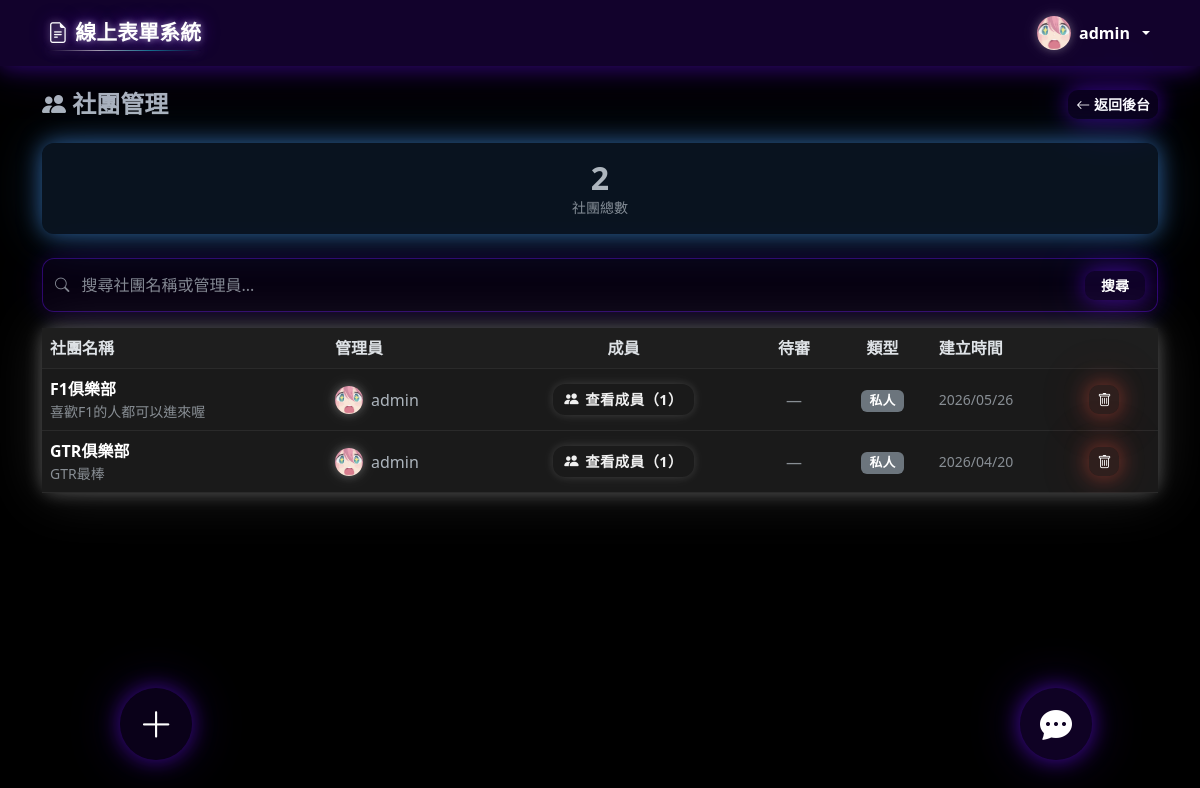
The app's page /admin/clubs.php (signed in) with its own data.
### tables this page shows
CREATE TABLE `users` (
  `id` int(11) NOT NULL AUTO_INCREMENT,
  `username` varchar(50) NOT NULL,
  `password` varchar(255) NOT NULL,
  `email` varchar(100) NOT NULL,
  `role` enum('admin','member') DEFAULT 'member',
  `group_id` int(11) DEFAULT NULL,
  `avatar` varchar(255) DEFAULT NULL,
  `profile_bg` varchar(255) DEFAULT NULL,
  `created_at` timestamp NOT NULL DEFAULT current_timestamp(),
  `bio` text DEFAULT NULL,
  `profile_bg_ratio` tinyint(4) NOT NULL DEFAULT 7,
  PRIMARY KEY (`id`),
  UNIQUE KEY `username` (`username`),
  UNIQUE KEY `email` (`email`),
  KEY `group_id` (`group_id`),
  CONSTRAINT `users_ibfk_1` FOREIGN KEY (`group_id`) REFERENCES `groups` (`id`) ON DELETE SET NULL
);

CREATE TABLE `clubs` (
  `id` int(11) NOT NULL AUTO_INCREMENT,
  `name` varchar(100) NOT NULL,
  `description` text DEFAULT NULL,
  `cover_image` varchar(255) DEFAULT NULL,
  `owner_id` int(11) NOT NULL,
  `is_public` tinyint(1) DEFAULT 1,
  `created_at` timestamp NOT NULL DEFAULT current_timestamp(),
  PRIMARY KEY (`id`)
);

### admin/clubs.php (the view, shortened to what this page needs)
<?php
require_once '../config/session.php';
require_once '../config/db.php';
require_once '../config/_admin_search.php';
$q = trim($_GET['q'] ?? '');
$like = '%' . $q . '%';
$stmt = mysqli_prepare($conn, "
    SELECT c.id, c.name, c.description, c.is_public, c.created_at, c.cover_image,
           u.username AS owner_name, u.avatar AS owner_avatar, u.id AS owner_id,
           (SELECT COUNT(*) FROM club_members cm WHERE cm.club_id = c.id AND cm.status = 'active') AS member_count,
           (SELECT COUNT(*) FROM club_members cm WHERE cm.club_id = c.id AND cm.status = 'pending') AS pending_count
    FROM clubs c
    JOIN users u ON c.owner_id = u.id
    WHERE c.name LIKE ? OR u.username LIKE ?
    ORDER BY c.created_at DESC
");
mysqli_stmt_bind_param($stmt, 'ss', $like, $like);
mysqli_stmt_execute($stmt);
$clubs = mysqli_stmt_get_result($stmt);
$total = mysqli_num_rows($clubs);
require_once '../config/header.php';
?>
<div class="d-flex align-items-center justify-content-between mb-4">
    <h4 class="fw-bold mb-0"><i class="bi bi-people-fill"></i> 社團管理</h4>
    <a href="<?= REL_BASE ?>admin/dashboard.php" class="btn btn-glow-primary btn-sm"><i class="bi bi-arrow-left"></i> 返回後台</a>
</div>
<div class="card mb-4 border-0 admin-stat-card stat-blue">
    <div class="card-body py-3 text-center">
        <h2 class="fw-bold mb-0"><?= $total ?></h2>
        <p class="mb-0 text-muted small">社團總數</p>
    </div>
</div>
<div class="card">
    <div class="table-responsive">
        <table class="table table-hover align-middle mb-0">
            <thead>
                <tr>
                    <th>社團名稱</th>
                    <th>管理員</th>
                    <th class="text-center">成員</th>
                    <th class="text-center">待審</th>
                    <th class="text-center">類型</th>
                    <th>建立時間</th>
                    <th></th>
                </tr>
            </thead>
            <tbody>
            <?php while ($club = mysqli_fetch_assoc($clubs)): ?>
                <tr data-admin-search="<?= htmlspecialchars(mb_strtolower($club['name'] . ' ' . $club['owner_name'])) ?>">
                    <td>
                        <a href="<?= REL_BASE ?>club.php?id=<?= $club['id'] ?>" target="_blank" class="fw-semibold text-decoration-none link-body-emphasis admin-search-target">
                            <?= adminSearchHighlight($club['name'], $q) ?>
                        </a>
                        <?php if ($club['description']): ?>
                        <div class="text-muted small"><?= htmlspecialchars(mb_substr($club['description'], 0, 40)) ?><?= mb_strlen($club['description']) > 40 ? '...' : '' ?></div>
                        <?php endif; ?>
                    </td>
                    <td>
                        <div class="d-flex align-items-center gap-2">
                            <?= renderAvatarDropdown($club['owner_name'], $club['owner_avatar'] ?? null, $club['owner_id'], 28, $_SESSION['user_id']) ?>
                            <span class="admin-search-target"><?= adminSearchHighlight($club['owner_name'], $q) ?></span>
                        </div>
                    </td>
                    <td class="text-center">
                        <div class="d-flex justify-content-center">
                            <button class="btn btn-glow-dark btn-sm btn-view-members" data-id="<?= $club['id'] ?>" data-count="<?= $club['member_count'] ?>" style="font-size:0.9rem;padding:0.28rem 0.7rem;">
                                <i class="bi bi-people-fill"></i> 查看成員（<?= $club['member_count'] ?>）
                            </button>
                        </div>
                    </td>
                    <td class="text-center">
                        <?php if ($club['pending_count'] > 0): ?>
                            <span class="badge bg-warning text-dark"><?= $club['pending_count'] ?></span>
                        <?php else: ?>
                            <span class="text-muted">—</span>
                        <?php endif; ?>
                    </td>
                    <td class="text-center">
                        <?php if ($club['is_public']): ?>
                            <span class="badge bg-success">公開</span>
                        <?php else: ?>
                            <span class="badge bg-secondary">私人</span>
                        <?php endif; ?>
                    </td>
                    <td class="small text-muted"><?= date('Y/m/d', strtotime($club['created_at'])) ?></td>
                    <td>
                        <form method="post" onsubmit="return confirm('確定刪除社團「<?= htmlspecialchars($club['name'], ENT_QUOTES) ?>」？此操作無法復原。')">
                            <button class="btn btn-glow-red btn-sm"><i class="bi bi-trash"></i></button>
                        </form>
                    </td>
                </tr>
            <?php endwhile; ?>
            </tbody>
        </table>
    </div>
</div>
<?php require_once '../config/footer.php'; ?>

### config/header.php (shortened to what this page needs)
<?php
require_once __DIR__ . '/session.php';
?>
<!DOCTYPE html>
<html lang="zh-TW" id="html-root">
<head>
    <link rel="stylesheet" href="https://cdn.jsdelivr.net/npm/bootstrap@5.3.0/dist/css/bootstrap.min.css">
    <link rel="stylesheet" href="https://cdn.jsdelivr.net/npm/bootstrap-icons@1.10.5/font/bootstrap-icons.css">
    <link rel="stylesheet" href="<?= REL_BASE ?>css/style.css?v=<?= filemtime($_SERVER['DOCUMENT_ROOT'] . APP_BASE . '/css/style.css') ?>">
    <link rel="stylesheet" href="https://cdn.quilljs.com/1.3.7/quill.snow.css">
</head>
<body>
<nav class="navbar navbar-expand-lg navbar-dark bg-primary sticky-top">
    <div class="container">
        <a class="navbar-brand site-brand-neon fw-bold" href="<?= REL_BASE ?>index.php">
            <i class="bi bi-file-earmark-text"></i> 線上表單系統
        </a>
        <div class="collapse navbar-collapse" id="navbarNav">
            <ul class="navbar-nav align-items-center">
                <?php if (isLoggedIn()):
                    $uid = $_SESSION['user_id'];
                    $nav_avatar = null;
                    if (isset($conn)) {
                        $nav_row = mysqli_fetch_assoc(mysqli_query($conn, "SELECT avatar FROM users WHERE id = $uid"));
                        $nav_avatar = $nav_row['avatar'] ?? null;
                    }
                ?>
                <li class="nav-item dropdown">
                    <a class="nav-link dropdown-toggle d-flex align-items-center gap-2 py-2" href="#" data-bs-toggle="dropdown" data-bs-auto-close="outside">
                        <?php if (!empty($nav_avatar)): ?>
                            <img src="<?= htmlspecialchars(assetUrl($nav_avatar)) ?>" class="site-avatar"
                                 style="width:34px;height:34px;border-radius:50%;object-fit:cover;" alt="">
                        <?php endif; ?>
                        <span class="fw-semibold" style="font-size:1rem;"><?= htmlspecialchars($_SESSION['username']) ?></span>
                    </a>
                </li>
                <?php endif; ?>
            </ul>
        </div>
    </div>
</nav>
<div class="container mt-4">

### config/session.php (shortened to what this page needs)
<?php
function isLoggedIn() {
    return isset($_SESSION['user_id']);
}
function assetUrl($path) {
    if (strpos($path, '/uploads/') === 0) {
        return APP_BASE . $path;
    }
    return $path;
}
function renderAvatar($username, $avatar = null, $size = 36) {
    $s = "width:{$size}px;height:{$size}px;border-radius:50%;flex-shrink:0;";
    if (!empty($avatar)) {
        return '<img src="' . htmlspecialchars(assetUrl($avatar)) . '" class="site-avatar" style="' . $s . 'object-fit:cover;" alt="">';
    }
    $fs = round($size * 0.44);
    $initial = htmlspecialchars(mb_strtoupper(mb_substr($username, 0, 1)));
    return '<span class="site-avatar" style="' . $s . 'background:var(--bs-primary,#0d6efd);color:var(--bs-primary-text,#fff);display:inline-flex;align-items:center;justify-content:center;font-weight:700;font-size:' . $fs . 'px;">' . $initial . '</span>';
}
function renderAvatarDropdown($username, $avatar, $uid, $size = 36, $cur_uid = 0) {
    $avatar_html = renderAvatar($username, $avatar, $size);
    $uid_int     = intval($uid);
    $show_chat   = ($cur_uid && intval($cur_uid) !== $uid_int) ? 1 : 0;
    $uattr       = htmlspecialchars($username, ENT_QUOTES);
    $aattr = htmlspecialchars(assetUrl($avatar ?? ''), ENT_QUOTES);
    return '<span class="avd-wrap" data-uid="' . $uid_int . '" data-uname="' . $uattr . '" data-avatar="' . $aattr . '" data-chat="' . $show_chat . '">'
         . $avatar_html
         . '</span>';
}

### config/_card_anim.php (style rules this page uses)
.card { transition: transform 0.28s ease, box-shadow 0.28s ease; will-change: transform; }

### records on screen
users: avatar (picture)
clubs: name "F1俱樂部", description "喜歡F1的人都可以進來喔", owner.avatar (picture), owner.username "admin", member_count "1", is_public "私人", created_at "2026/05/26"
clubs: name "GTR俱樂部", description "GTR最棒", owner.avatar (picture), owner.username "admin", member_count "1", is_public "私人", created_at "2026/04/20"

### other values on screen
$_SESSION['username'] "admin"
$total "2"
